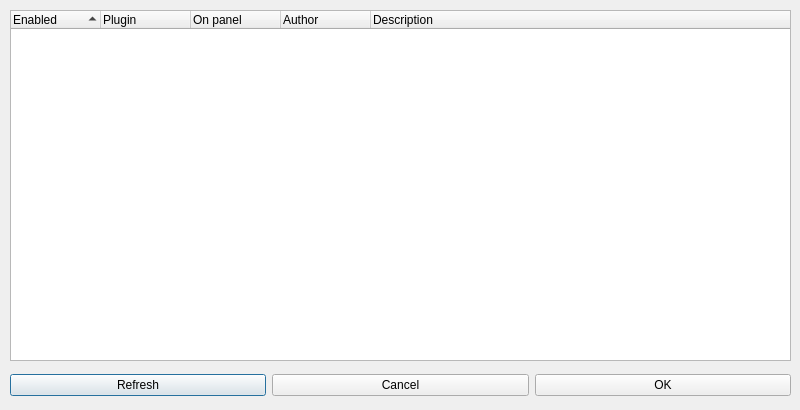
<?xml version="1.0" encoding="UTF-8"?>
<ui version="4.0">
 <class>PluginListWindow</class>
 <widget class="QDialog" name="PluginListWindow">
  <property name="geometry">
   <rect>
    <x>0</x>
    <y>0</y>
    <width>800</width>
    <height>410</height>
   </rect>
  </property>
  <property name="minimumSize">
   <size>
    <width>800</width>
    <height>410</height>
   </size>
  </property>
  <property name="maximumSize">
   <size>
    <width>800</width>
    <height>410</height>
   </size>
  </property>
  <property name="windowTitle">
   <string>Plugins</string>
  </property>
  <widget class="QWidget" name="horizontalLayoutWidget">
   <property name="geometry">
    <rect>
     <x>10</x>
     <y>370</y>
     <width>781</width>
     <height>31</height>
    </rect>
   </property>
   <layout class="QHBoxLayout" name="buttonsLayout">
    <item>
     <widget class="QPushButton" name="refreshButton">
      <property name="text">
       <string>Refresh</string>
      </property>
     </widget>
    </item>
    <item>
     <widget class="QPushButton" name="cancelButton">
      <property name="text">
       <string>Cancel</string>
      </property>
     </widget>
    </item>
    <item>
     <widget class="QPushButton" name="okButton">
      <property name="text">
       <string>OK</string>
      </property>
     </widget>
    </item>
   </layout>
  </widget>
  <widget class="QWidget" name="horizontalLayoutWidget_2">
   <property name="geometry">
    <rect>
     <x>10</x>
     <y>10</y>
     <width>781</width>
     <height>351</height>
    </rect>
   </property>
   <layout class="QHBoxLayout" name="pluginListLayout">
    <item>
     <widget class="QTreeWidget" name="pluginList">
      <property name="indentation">
       <number>5</number>
      </property>
      <property name="sortingEnabled">
       <bool>true</bool>
      </property>
      <property name="wordWrap">
       <bool>true</bool>
      </property>
      <property name="columnCount">
       <number>5</number>
      </property>
      <attribute name="headerVisible">
       <bool>true</bool>
      </attribute>
      <attribute name="headerCascadingSectionResizes">
       <bool>false</bool>
      </attribute>
      <attribute name="headerDefaultSectionSize">
       <number>90</number>
      </attribute>
      <attribute name="headerHighlightSections">
       <bool>false</bool>
      </attribute>
      <attribute name="headerMinimumSectionSize">
       <number>10</number>
      </attribute>
      <attribute name="headerShowSortIndicator" stdset="0">
       <bool>true</bool>
      </attribute>
      <attribute name="headerStretchLastSection">
       <bool>true</bool>
      </attribute>
      <column>
       <property name="text">
        <string>Enabled</string>
       </property>
      </column>
      <column>
       <property name="text">
        <string>Plugin</string>
       </property>
       <property name="statusTip">
        <string/>
       </property>
      </column>
      <column>
       <property name="text">
        <string>On panel</string>
       </property>
      </column>
      <column>
       <property name="text">
        <string>Author</string>
       </property>
      </column>
      <column>
       <property name="text">
        <string>Description</string>
       </property>
      </column>
     </widget>
    </item>
   </layout>
  </widget>
 </widget>
 <resources/>
 <connections/>
</ui>
